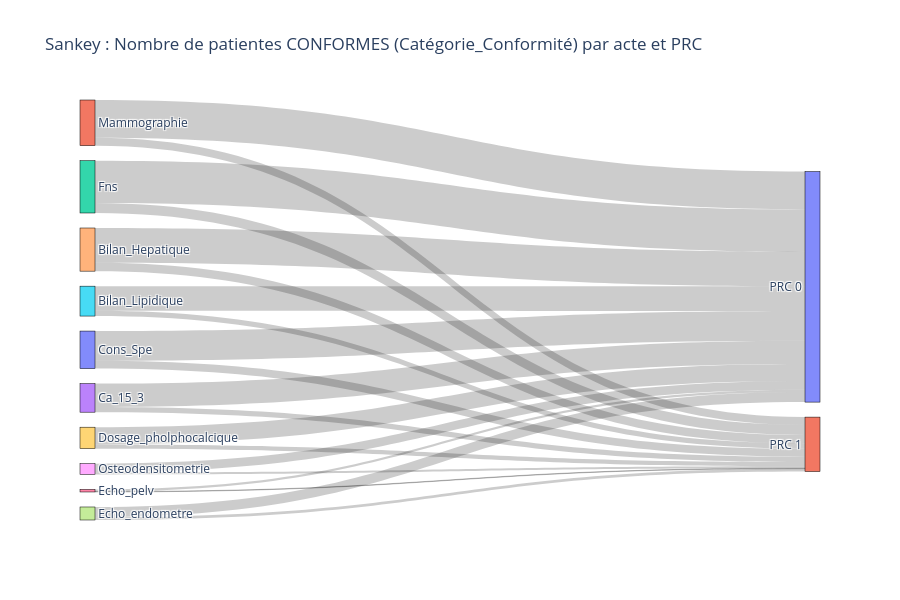

The code cell stored with this chart in its notebook:
### Markdown cell above
Cette visualisation souligne la diversité des profils individuels et met en avant le fait qu’une part importante des patientes se situe dans une zone grise intermédiaire de la conformité, ni optimale ni totalement insuffisante

### Code cell
import plotly.graph_objects as go
def cat_conf(score):
    if pd.isna(score):
        return "N/A"
    elif score == 1:
        return "Conforme"
    elif score > 0.5:
        return "Partiellement conforme"
    else:
        return "Non conforme"

df_long["Catégorie_Conformité"] = df_long["score_conformité"].apply(cat_conf)

# 1. Sélectionner les lignes “Conforme”
df_conformes = df_long[df_long["Catégorie_Conformité"] == "Conforme"]

# 2. Grouper par Acte et PRC, compter le nombre de patientes différentes conformes
links = (
    df_conformes.groupby(['Acte', 'PRC'])["ID_PATIENT"]
    .nunique()
    .reset_index()
)

# 3. Remplacer les codes PRC par un label plus lisible
links['PRC'] = links['PRC'].map({0: "PRC 0", 1: "PRC 1"})

# 4. Préparer la liste des labels pour le Sankey
labels = list(df_long['Acte'].unique()) + ["PRC 0", "PRC 1"]
label_indices = {k: v for v, k in enumerate(labels)}

sources = links['Acte'].map(label_indices)
targets = links['PRC'].map(label_indices)
values = links["ID_PATIENT"]

# 5. Affichage du Sankey
fig = go.Figure(go.Sankey(
    node=dict(
        pad=15, thickness=15, line=dict(color="black", width=0.5),
        label=labels
    ),
    link=dict(
        source=sources,
        target=targets,
        value=values
    )
))
fig.update_layout(title="Sankey : Nombre de patientes CONFORMES (Catégorie_Conformité) par acte et PRC", font_size=12, width=900, height=600)
fig.show()

### Figure 1 — Plotly figure (JSON) as saved in the notebook; plotly's stock layout.template omitted (floating-point values rounded to 4 significant figures)
{"data": [{"link": {"source": [4, 4, 5, 5, 3, 3, 0, 0, 9, 9, 7, 7, 6, 6, 2, 2, 1, 1, 8, 8], "target": [10, 11, 10, 11, 10, 11, 10, 11, 10, 11, 10, 11, 10, 11, 10, 11, 10, 11, 10, 11], "value": [440, 107, 313, 66, 295, 67, 375, 101, 218, 54, 129, 36, 27, 6, 535, 128, 480, 99, 110, 26]}, "node": {"label": ["Cons_Spe", "Mammographie", "Fns", "Ca_15_3", "Bilan_Hepatique", "Bilan_Lipidique", "Echo_pelv", "Echo_endometre", "Osteodensitometrie", "Dosage_pholphocalcique", "PRC 0", "PRC 1"], "line": {"color": "black", "width": 0.5}, "pad": 15, "thickness": 15}, "type": "sankey"}], "layout": {"font": {"size": 12}, "height": 600, "title": {"text": "Sankey : Nombre de patientes CONFORMES (Catégorie_Conformité) par acte et PRC"}, "width": 900}}
